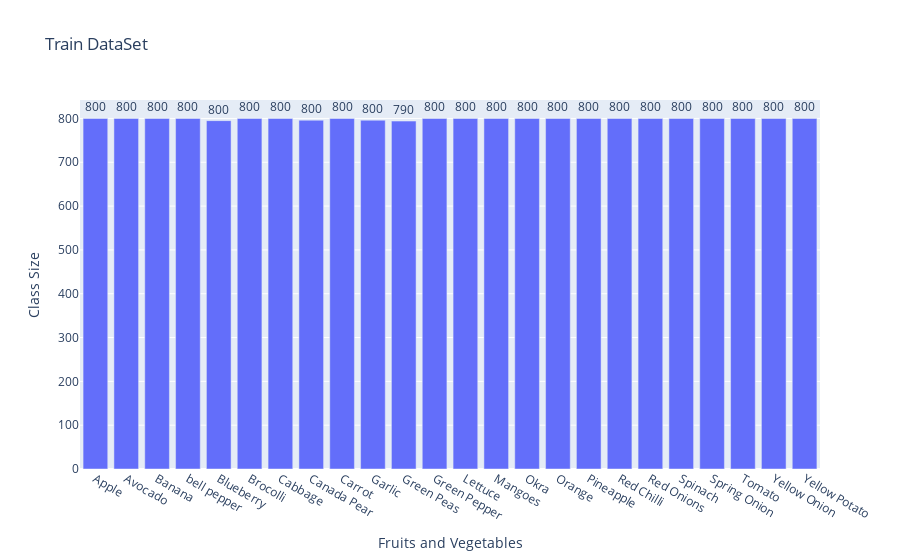

The notebook cell this image was saved under:
### Code cell
import plotly.express as px

fig = px.bar(train_class_dist.keys(), x=list(train_class_dist.keys()), y=list(train_class_dist.values()),labels={"y":"Class Size", "x":"Fruits and Vegetables"},title="Train DataSet")
fig.update_traces(texttemplate='%{y:.2s}', textposition='outside')

fig.show()

### Figure 1 — Plotly figure (JSON) as saved in the notebook; plotly's stock layout.template omitted (floating-point values rounded to 4 significant figures)
{"data": [{"alignmentgroup": "True", "hoverlabel": {"namelength": 0}, "hovertemplate": "Fruits and Vegetables=%{x}<br>Class Size=%{y}", "legendgroup": "", "marker": {"color": "#636efa"}, "name": "", "offsetgroup": "", "orientation": "v", "showlegend": false, "textposition": "outside", "texttemplate": "%{y:.2s}", "type": "bar", "x": ["Apple", "Avocado", "Banana", "bell pepper", "Blueberry", "Brocolli", "Cabbage", "Canada Pear", "Carrot", "Garlic", "Green Peas", "Green Pepper", "Lettuce", "Mangoes", "Okra", "Orange", "Pineapple", "Red Chilli", "Red Onions", "Spinach", "Spring Onion", "Tomato", "Yellow Onion", "Yellow Potato"], "xaxis": "x", "y": [800, 800, 800, 800, 795, 800, 800, 796, 800, 796, 794, 800, 800, 800, 800, 800, 800, 800, 800, 800, 800, 800, 800, 800], "yaxis": "y"}], "layout": {"barmode": "relative", "legend": {"tracegroupgap": 0}, "title": {"text": "Train DataSet"}, "xaxis": {"anchor": "y", "domain": [0, 1], "title": {"text": "Fruits and Vegetables"}}, "yaxis": {"anchor": "x", "domain": [0, 1], "title": {"text": "Class Size"}}}}
